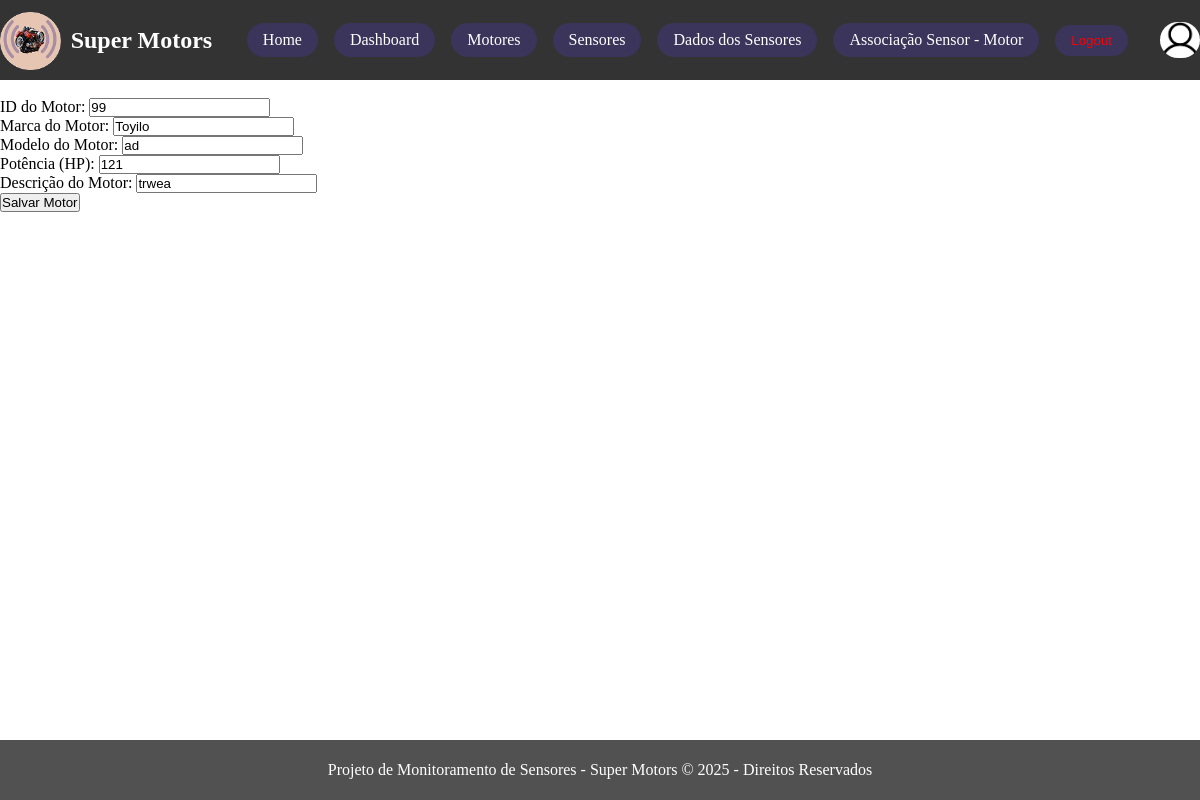
Page /motors/99/edit/ (signed in) on the committed database.
### sensores/models.py (models this page shows, shortened)
class Motor(models.Model):
    Id = models.CharField(primary_key=True, max_length=10)
    Marca = models.CharField(max_length=30)
    Modelo = models.CharField(max_length=30)
    Potencia = models.IntegerField()
    Descricao = models.CharField(max_length=300)

### sensores/views.py (the view)
# urls.py: path('motors/<int:pk>/edit/', MotorUpdateView.as_view(), name='motor_form'),
class MotorUpdateView(LoginRequiredMixin, UpdateView):
    model = Motor
    form_class = MotorForm
    template_name = 'motor_form.html'
    success_url = reverse_lazy('motor_list')

### sensores/form.py
class MotorForm(forms.ModelForm):
    class Meta:
        model = Motor
        fields = ['Id','Marca', 'Modelo', 'Potencia', 'Descricao']
        labels = {
            'Id': 'ID do Motor',
            'Marca': 'Marca do Motor',
            'Modelo': 'Modelo do Motor',
            'Potencia': 'Potência (HP)',
            'Descricao': 'Descrição do Motor',
        }

### sensores/templates/motor_form.html (shortened to what this page needs)
{% extends "base.html" %}
{% block content %}
<br>
<form action ="" method="POST">
    {{ form.as_p }}
    <button type="submit">Salvar Motor</button>
</form>
{% endblock %}

### static/css/style.css (style rules this page uses)
* { margin: 0; padding: 0; box-sizing: border-box; }
body { display: grid; grid-template-columns: 12fr; grid-template-rows: 80px auto 120px; grid-template-areas: "h" "m" "f"; }

### rows in the picture
Motor: Id "99", Marca "Toyilo", Modelo "ad", Potencia "121", Descricao "trwea"
